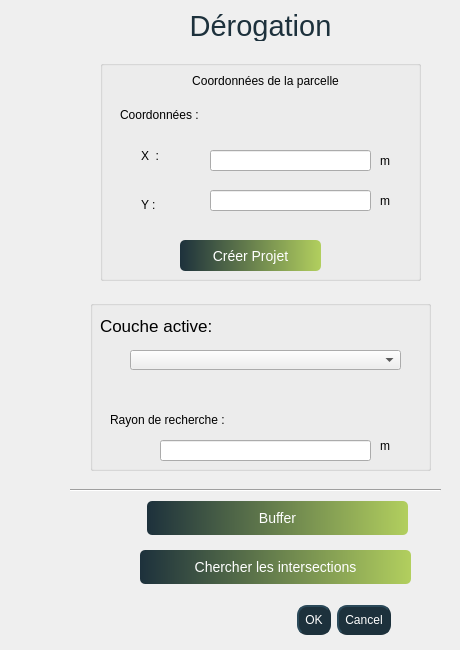
   <widget class="QWidget" name="Derogation">
    <attribute name="title">
     <string>Dérogation</string>
    </attribute>
    <widget class="QDialogButtonBox" name="ok_cancel">
     <property name="geometry">
      <rect>
       <x>150</x>
       <y>600</y>
       <width>241</width>
       <height>41</height>
      </rect>
     </property>
     <property name="cursor">
      <cursorShape>PointingHandCursor</cursorShape>
     </property>
     <property name="styleSheet">
      <string notr="true"> background-color: rgb(29,49,60);
 color: rgb(255,255,255);
   border-style: outset;
    border-width: 2px;
    border-radius: 10px;
    border-color: rgb(29,49,60);
    min-width: 5em;
   font: 15pt &quot;.AppleSystemUIFont&quot;;
    padding: 6px;
</string>
     </property>
     <property name="orientation">
      <enum>Qt::Horizontal</enum>
     </property>
     <property name="standardButtons">
      <set>QDialogButtonBox::Cancel|QDialogButtonBox::Ok</set>
     </property>
    </widget>
    <widget class="QLabel" name="title">
     <property name="geometry">
      <rect>
       <x>70</x>
       <y>10</y>
       <width>381</width>
       <height>31</height>
      </rect>
     </property>
     <property name="font">
      <font>
       <family>.AppleSystemUIFont</family>
       <pointsize>22</pointsize>
       <weight>50</weight>
       <italic>false</italic>
       <bold>false</bold>
      </font>
     </property>
     <property name="styleSheet">
      <string notr="true">
color: rgb(29, 49, 60);

font: 22pt &quot;.AppleSystemUIFont&quot;;
</string>
     </property>
     <property name="text">
      <string>Dérogation</string>
     </property>
     <property name="alignment">
      <set>Qt::AlignCenter</set>
     </property>
    </widget>
    <widget class="QGroupBox" name="groupBox_3">
     <property name="geometry">
      <rect>
       <x>100</x>
       <y>60</y>
       <width>321</width>
       <height>221</height>
      </rect>
     </property>
     <property name="title">
      <string/>
     </property>
     <widget class="QLabel" name="label_7">
      <property name="geometry">
       <rect>
        <x>10</x>
        <y>10</y>
        <width>211</width>
        <height>32</height>
       </rect>
      </property>
      <property name="styleSheet">
       <string notr="true">font: 16pt &quot;.AppleSystemUIFont&quot;;
background-color: transparent;
color: rgb(0, 0, 0);</string>
      </property>
      <property name="text">
       <string/>
      </property>
     </widget>
     <widget class="QLabel" name="label_8">
      <property name="geometry">
       <rect>
        <x>20</x>
        <y>40</y>
        <width>231</width>
        <height>29</height>
       </rect>
      </property>
      <property name="styleSheet">
       <string notr="true">font: 13pt &quot;.AppleSystemUIFont&quot;;
background-color: transparent;
color: rgb(0, 0, 0);</string>
      </property>
      <property name="text">
       <string>Coordonnées : </string>
      </property>
     </widget>
     <widget class="QLabel" name="label_9">
      <property name="geometry">
       <rect>
        <x>630</x>
        <y>110</y>
        <width>31</width>
        <height>21</height>
       </rect>
      </property>
      <property name="styleSheet">
       <string notr="true">font: 16pt &quot;.AppleSystemUIFont&quot;;
background-color: transparent;
color: rgb(0, 0, 0);</string>
      </property>
      <property name="text">
       <string>km</string>
      </property>
     </widget>
     <widget class="QLabel" name="label_11">
      <property name="geometry">
       <rect>
        <x>60</x>
        <y>0</y>
        <width>211</width>
        <height>41</height>
       </rect>
      </property>
      <property name="styleSheet">
       <string notr="true">font: 13pt &quot;.AppleSystemUIFont&quot;;
background-color: transparent;
color: rgb(0, 0, 0);</string>
      </property>
      <property name="text">
       <string>Coordonnées de la parcelle</string>
      </property>
      <property name="alignment">
       <set>Qt::AlignCenter</set>
      </property>
     </widget>
     <widget class="QLabel" name="label_12">
      <property name="geometry">
       <rect>
        <x>41</x>
        <y>80</y>
        <width>59</width>
        <height>31</height>
       </rect>
      </property>
      <property name="styleSheet">
       <string notr="true">font: 13pt &quot;.AppleSystemUIFont&quot;;
background-color: transparent;
color: rgb(0, 0, 0);</string>
      </property>
      <property name="text">
       <string>X  :</string>
      </property>
     </widget>
     <widget class="QLabel" name="label_13">
      <property name="geometry">
       <rect>
        <x>41</x>
        <y>130</y>
        <width>59</width>
        <height>30</height>
       </rect>
      </property>
      <property name="styleSheet">
       <string notr="true">font: 13pt &quot;.AppleSystemUIFont&quot;;
background-color: transparent;
color: rgb(0, 0, 0);</string>
      </property>
      <property name="text">
       <string>Y : </string>
      </property>
     </widget>
     <widget class="QLineEdit" name="x_projet">
      <property name="geometry">
       <rect>
        <x>110</x>
        <y>90</y>
        <width>161</width>
        <height>21</height>
       </rect>
      </property>
      <property name="styleSheet">
       <string notr="true">color: rgb(0, 0, 0);</string>
      </property>
      <property name="inputMethodHints">
       <set>Qt::ImhPreferNumbers</set>
      </property>
      <property name="text">
       <string/>
      </property>
      <property name="clearButtonEnabled">
       <bool>true</bool>
      </property>
     </widget>
     <widget class="QLineEdit" name="y_projet">
      <property name="geometry">
       <rect>
        <x>110</x>
        <y>130</y>
        <width>161</width>
        <height>21</height>
       </rect>
      </property>
      <property name="styleSheet">
       <string notr="true">color: rgb(0, 0, 0);</string>
      </property>
      <property name="inputMethodHints">
       <set>Qt::ImhPreferNumbers</set>
      </property>
      <property name="text">
       <string/>
      </property>
      <property name="clearButtonEnabled">
       <bool>true</bool>
      </property>
     </widget>
     <widget class="QPushButton" name="create_btn">
      <property name="geometry">
       <rect>
        <x>80</x>
        <y>180</y>
        <width>141</width>
        <height>31</height>
       </rect>
      </property>
      <property name="cursor">
       <cursorShape>PointingHandCursor</cursorShape>
      </property>
      <property name="styleSheet">
       <string notr="true">

QPushButton{
background-color: qlineargradient(spread:pad, x1:0, y1:0, x2:1, y2:0, stop:0 rgba(29, 49, 60, 255), stop:1 rgba(178, 207, 94, 255));

font: &quot;Poppins&quot; ;
font :14px;
color: #fff;
border-radius: 5px;
}


QPushButton::hover{
background-color: qlineargradient(spread:pad, x1:0.926108, y1:0.159, x2:0.0640394, y2:0.0568182, stop:0 rgba(29, 49, 60, 255), stop:1 rgba(178, 207, 94, 255))}</string>
      </property>
      <property name="text">
       <string>Créer Projet</string>
      </property>
     </widget>
     <widget class="QLabel" name="label_15">
      <property name="geometry">
       <rect>
        <x>280</x>
        <y>80</y>
        <width>59</width>
        <height>41</height>
       </rect>
      </property>
      <property name="styleSheet">
       <string notr="true">font: 13pt &quot;.AppleSystemUIFont&quot;;
background-color: transparent;
color: rgb(0, 0, 0);</string>
      </property>
      <property name="text">
       <string>m</string>
      </property>
     </widget>
     <widget class="QLabel" name="label_16">
      <property name="geometry">
       <rect>
        <x>280</x>
        <y>120</y>
        <width>59</width>
        <height>41</height>
       </rect>
      </property>
      <property name="styleSheet">
       <string notr="true">font: 13pt &quot;.AppleSystemUIFont&quot;;
background-color: transparent;
color: rgb(0, 0, 0);</string>
      </property>
      <property name="text">
       <string>m</string>
      </property>
     </widget>
    </widget>
    <widget class="QGroupBox" name="groupBox">
     <property name="geometry">
      <rect>
       <x>90</x>
       <y>300</y>
       <width>341</width>
       <height>171</height>
      </rect>
     </property>
     <property name="title">
      <string/>
     </property>
     <widget class="QLabel" name="label">
      <property name="geometry">
       <rect>
        <x>10</x>
        <y>10</y>
        <width>211</width>
        <height>32</height>
       </rect>
      </property>
      <property name="font">
       <font>
        <family>.AppleSystemUIFont</family>
        <pointsize>13</pointsize>
        <weight>50</weight>
        <italic>false</italic>
        <bold>false</bold>
       </font>
      </property>
      <property name="styleSheet">
       <string notr="true">font: 13pt &quot;.AppleSystemUIFont&quot;;
background-color: transparent;
color: rgb(0, 0, 0);</string>
      </property>
      <property name="text">
       <string>Couche active: </string>
      </property>
     </widget>
     <widget class="QLabel" name="label_3">
      <property name="geometry">
       <rect>
        <x>630</x>
        <y>110</y>
        <width>31</width>
        <height>21</height>
       </rect>
      </property>
      <property name="styleSheet">
       <string notr="true">font: 16pt &quot;.AppleSystemUIFont&quot;;
background-color: transparent;
color: rgb(0, 0, 0);</string>
      </property>
      <property name="text">
       <string>km</string>
      </property>
     </widget>
     <widget class="QComboBox" name="combo_choose">
      <property name="geometry">
       <rect>
        <x>40</x>
        <y>50</y>
        <width>271</width>
        <height>20</height>
       </rect>
      </property>
      <property name="cursor">
       <cursorShape>PointingHandCursor</cursorShape>
      </property>
      <property name="styleSheet">
       <string notr="true">
border-color: rgb(29, 49, 60);
color: rgb(0,0,0);
</string>
      </property>
     </widget>
     <widget class="QLineEdit" name="buffer_radius">
      <property name="geometry">
       <rect>
        <x>70</x>
        <y>140</y>
        <width>211</width>
        <height>21</height>
       </rect>
      </property>
      <property name="styleSheet">
       <string notr="true">color: rgb(0, 0, 0);</string>
      </property>
      <property name="inputMethodHints">
       <set>Qt::ImhPreferNumbers</set>
      </property>
      <property name="text">
       <string/>
      </property>
      <property name="clearButtonEnabled">
       <bool>true</bool>
      </property>
     </widget>
     <widget class="QLabel" name="label_2">
      <property name="geometry">
       <rect>
        <x>20</x>
        <y>110</y>
        <width>201</width>
        <height>20</height>
       </rect>
      </property>
      <property name="styleSheet">
       <string notr="true">font: 14pt &quot;.AppleSystemUIFont&quot;;
color: rgb(0, 0, 0);
background-color:transparent;</string>
      </property>
      <property name="text">
       <string>Rayon de recherche : </string>
      </property>
     </widget>
     <widget class="QLabel" name="label_14">
      <property name="geometry">
       <rect>
        <x>290</x>
        <y>130</y>
        <width>59</width>
        <height>31</height>
       </rect>
      </property>
      <property name="styleSheet">
       <string notr="true">font: 13pt &quot;.AppleSystemUIFont&quot;;
background-color: transparent;
color: rgb(0, 0, 0);</string>
      </property>
      <property name="text">
       <string>m</string>
      </property>
     </widget>
    </widget>
    <widget class="Line" name="line_2">
     <property name="geometry">
      <rect>
       <x>70</x>
       <y>480</y>
       <width>371</width>
       <height>20</height>
      </rect>
     </property>
     <property name="orientation">
      <enum>Qt::Horizontal</enum>
     </property>
    </widget>
    <widget class="QPushButton" name="afficher_btn">
     <property name="geometry">
      <rect>
       <x>140</x>
       <y>550</y>
       <width>271</width>
       <height>34</height>
      </rect>
     </property>
     <property name="cursor">
      <cursorShape>PointingHandCursor</cursorShape>
     </property>
     <property name="styleSheet">
      <string notr="true">

QPushButton{
background-color: qlineargradient(spread:pad, x1:0, y1:0, x2:1, y2:0, stop:0 rgba(29, 49, 60, 255), stop:1 rgba(178, 207, 94, 255));

font: &quot;Poppins&quot; ;
font :14px;
color: #fff;
border-radius: 5px;
}


QPushButton::hover{
background-color: qlineargradient(spread:pad, x1:0.926108, y1:0.159, x2:0.0640394, y2:0.0568182, stop:0 rgba(29, 49, 60, 255), stop:1 rgba(178, 207, 94, 255))}</string>
     </property>
     <property name="text">
      <string>Chercher les intersections</string>
     </property>
    </widget>
    <widget class="QPushButton" name="analyze_btn">
     <property name="geometry">
      <rect>
       <x>147</x>
       <y>501</y>
       <width>261</width>
       <height>34</height>
      </rect>
     </property>
     <property name="minimumSize">
      <size>
       <width>0</width>
       <height>0</height>
      </size>
     </property>
     <property name="cursor">
      <cursorShape>PointingHandCursor</cursorShape>
     </property>
     <property name="styleSheet">
      <string notr="true">

QPushButton{
background-color: qlineargradient(spread:pad, x1:0, y1:0, x2:1, y2:0, stop:0 rgba(29, 49, 60, 255), stop:1 rgba(178, 207, 94, 255));

font: &quot;Poppins&quot; ;
font :14px;
color: #fff;
border-radius: 5px;
}


QPushButton::hover{
background-color: qlineargradient(spread:pad, x1:0.926108, y1:0.159, x2:0.0640394, y2:0.0568182, stop:0 rgba(29, 49, 60, 255), stop:1 rgba(178, 207, 94, 255))}
</string>
     </property>
     <property name="text">
      <string>Buffer</string>
     </property>
    </widget>
   </widget>
